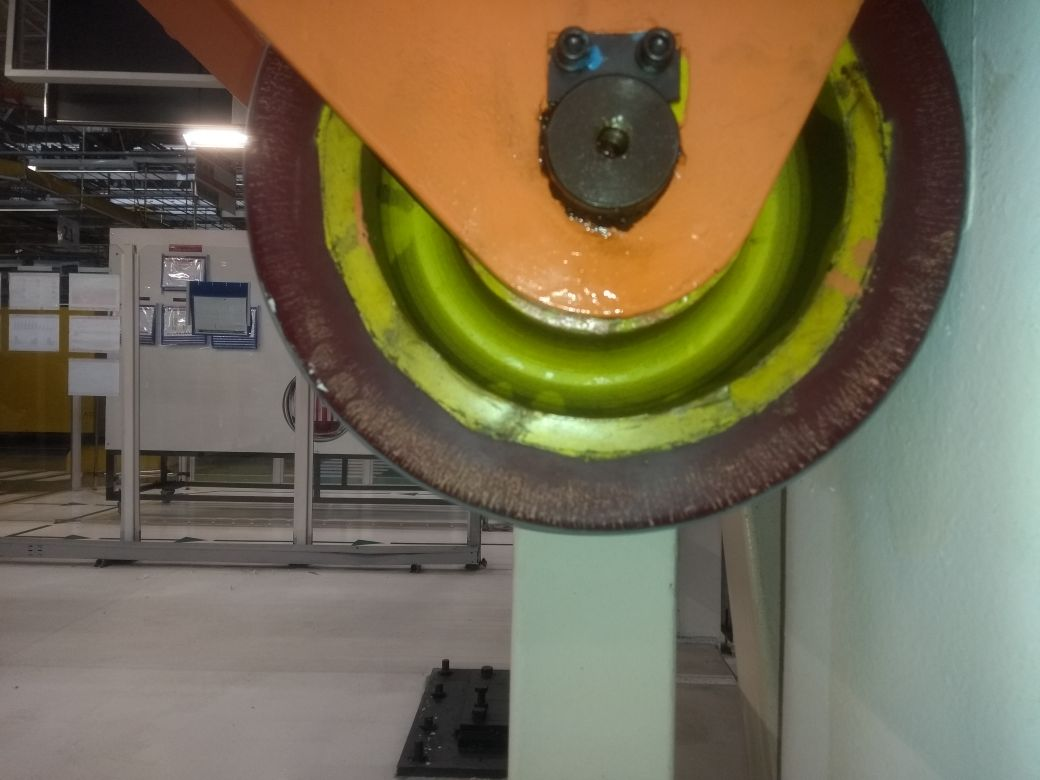
#> input picture img/img5.jpg, 1040 x 780 px
$ python teste_circulos.py
#> lines starting #> are read from the running program, lines starting #| are printed output that depends on the picture; after the words box and inside, x2 and y2 are one past the last pixel; in counts of white or black regions, pixels touching at a corner belong together
import numpy as np
import argparse
import imutils
import cv2

def init_matrix(img):
	d = np.zeros( (img.shape[0] , img.shape[1], 2) )
	for x in range( img.shape[1] ):
		for y in range( img.shape[0] ):
			d[x,y,:] = [x,y]

	return d

ap = argparse.ArgumentParser()
ap.add_argument("-s", "--save", help = "Image to save")
args = vars( ap.parse_args() )

image = cv2.imread('img/img5.jpg')[000:1100,:,:]
#> image is the input picture: shape (780, 1040, 3); mean B, G, R 81.9, 106.1, 114.9

image = imutils.resize(image, width = int(image.shape[1] * 0.8))
#> image: shape (624, 832, 3)
output = image.copy()


image = cv2.cvtColor(image, cv2.COLOR_BGR2GRAY)
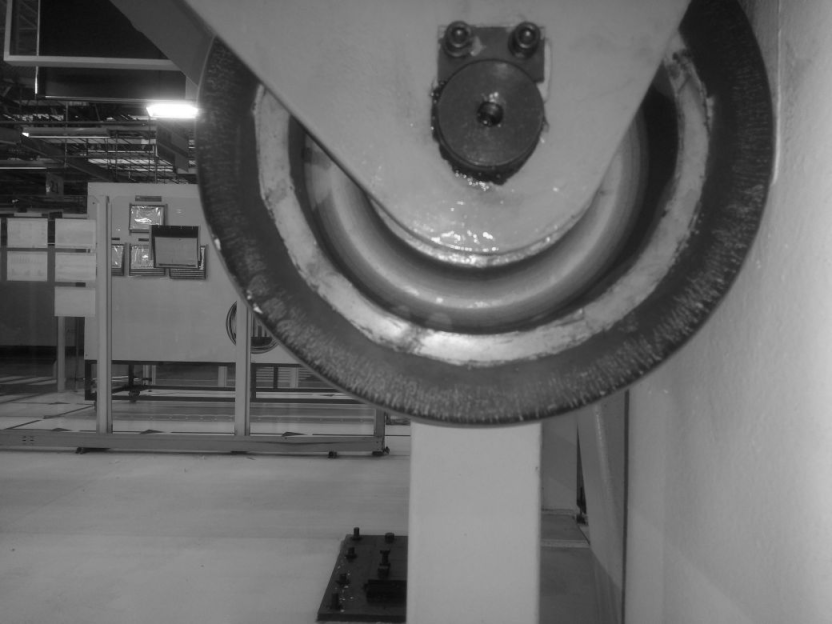
#> image: shape (624, 832); min 8, max 255, mean 106
image = cv2.GaussianBlur(image,(3,3),0)


#image = edged

# detecta o circulo interno da roda
circles = cv2.HoughCircles(image, cv2.HOUGH_GRADIENT, 3 ,700, maxRadius = 250, minRadius = 150)
#> circles = [[484.5, 136.5, 227.4]]

# detecta o circulo externo
circles1 = cv2.HoughCircles(image, cv2.HOUGH_GRADIENT, 3 , 600, maxRadius = 350, minRadius = 250)
#> circles1 = [[481.5, 139.5, 288.7]]
#circles1 = None

# detecta a interface entre a borracha e o ferro
#circles2 = cv2.HoughCircles(image, cv2.HOUGH_GRADIENT, 1.4 , 700, maxRadius = 310, minRadius = 270)
circles2 = None

if circles is not None:
	print(circles[0])
#| [[484.5 136.5 227.4]]

	# convert the (x, y) coordinates and radius of the circles to integers
	circles = np.round(circles[0, :]).astype("int")
#> circles = [[484, 136, 227]]

	# loop over the (x, y) coordinates and radius of the circles
	for (x, y, r) in circles:
		cv2.circle(output, (x, y), r, (0, 255, 0), 4)
		cv2.rectangle(output, (x - 5, y - 5), (x + 5, y + 5), (0, 128, 255), -1)
#> this loop made 1 pass
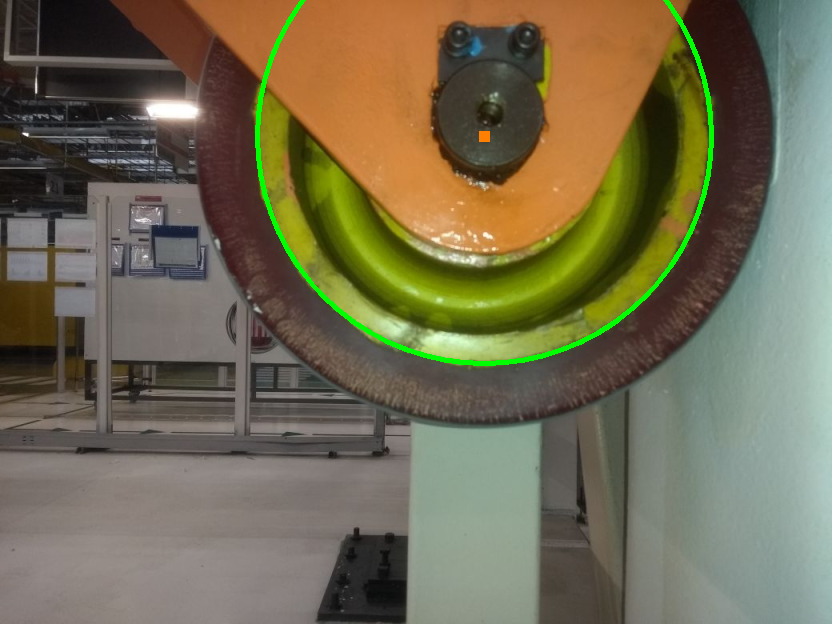
#> output: shape (624, 832, 3); mean B, G, R 81.4, 107.6, 113.8

if circles1 is not None:
	print(circles1[0])
#| [[481.5 139.5 288.7]]

	# convert the (x, y) coordinates and radius of the circles to integers
	circles1 = np.round(circles1[0, :]).astype("int")
#> circles1 = [[482, 140, 289]]

	# loop over the (x, y) coordinates and radius of the circles
	for (x, y, r) in circles1:
		cv2.circle(output, (x, y), r, (0, 255, 0), 4)
		cv2.rectangle(output, (x - 5, y - 5), (x + 5, y + 5), (0, 128, 255), -1)
#> this loop made 1 pass
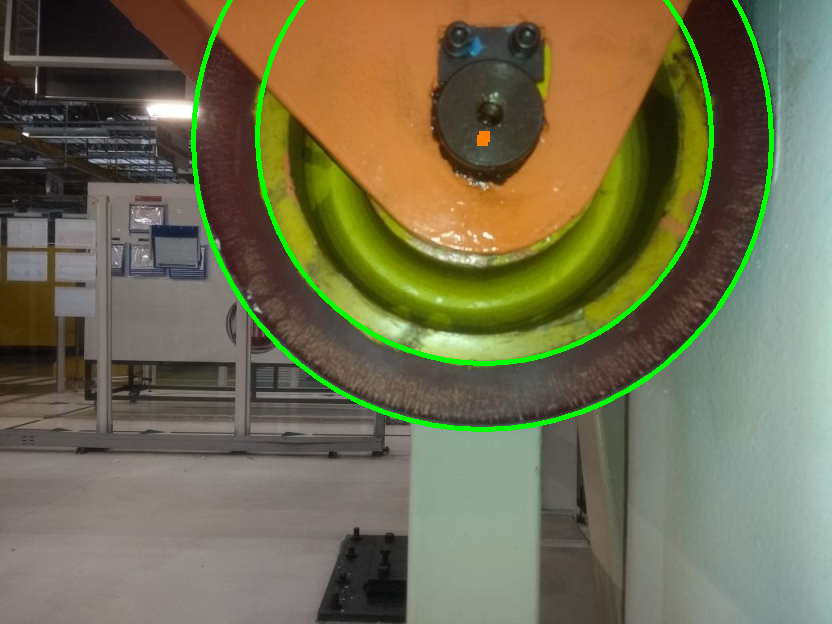
#> output: shape (624, 832, 3); 1.16% of pixels changed, all inside (x1, y1, x2, y2) = (191, 0, 774, 432)

if circles2 is not None:
	print(circles2[0])

	# convert the (x, y) coordinates and radius of the circles to integers
	circles2 = np.round(circles2[0, :]).astype("int")

	# loop over the (x, y) coordinates and radius of the circles
	for (x, y, r) in circles2:
		cv2.circle(output, (x, y), r, (0, 255, 0), 4)
		cv2.rectangle(output, (x - 5, y - 5), (x + 5, y + 5), (0, 128, 255), -1)

cv2.imshow("output",  output )
if args['save'] != None:
	cv2.imwrite(args['save'], np.hstack([image, output]) )
cv2.waitKey(0)


# Isola a borracha na foto
# poderia ser feito uma mascara de tamanho fixo, mas fiz essa baseada no tamanho
# do circulo detectado pois estou fazendo testes em imagens de tamanhos diferentes

externo = circles1[0]
#> externo = [482, 140, 289]
borracha_ferro = circles[0]
#> borracha_ferro = [484, 136, 227]

# [4 lines of commented-out code are left out]


'''
payload='{ \"data\":'+str(time.time() - 10800)+', \"valor\":[{ \"corrente\":'+ str(percentual) +',\"rachaduras\":4}] }', \
soma = 0
rachaduras = image.copy()
for x in range( image.shape[1] ):
	for y in range( image.shape[0] ):

		dist = np.sqrt( (x - externo[0])**2 + (y - externo[1])**2 )
		if not(( dist >= borracha_ferro[2] ) & ( dist <= externo[2] )):
			rachaduras[y,x] = 0
		else:
			soma += 1


print(soma)

cv2.imshow("output",  rachaduras )
cv2.waitKey(0)
'''
#cv2.imwrite('img/borracha1.jpg', rachaduras )

# TO DO: Fazer canny line detection na parte da borracha.
edged = cv2.Canny(output, 30, 40)
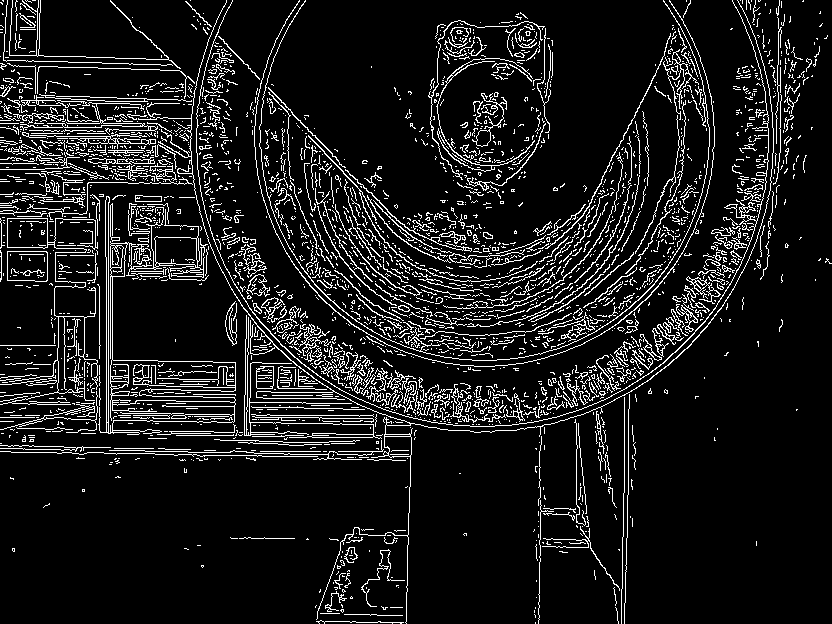
#> edged: shape (624, 832); 10.3% white in thin lines or dots
kernel = cv2.getStructuringElement(cv2.MORPH_CROSS,(3,3))
#> kernel = [[0, 1, 0], [1, 1, 1], [0, 1, 0]]
edged = cv2.morphologyEx(edged, cv2.MORPH_CLOSE, kernel)
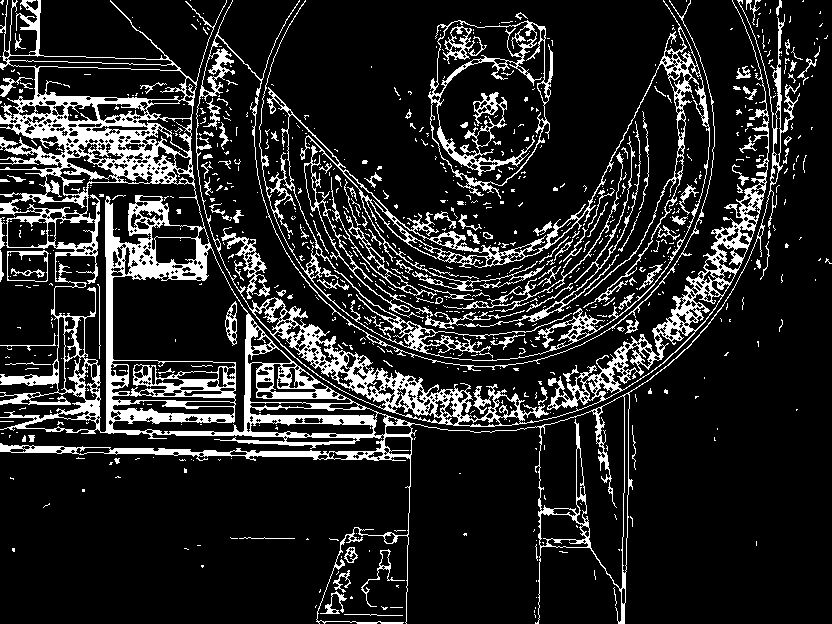
#> edged: shape (624, 832); 15% white; 808 white regions (683 under 20 px), largest, box (x1, y1, x2, y2) and area: (0, 0, 800, 624) 35578, (196, 0, 769, 427) 14058, (259, 0, 710, 361) 9520

cv2.imshow("output",  edged )
cv2.waitKey(0)

$ run again, with img/img1.jpg copied over img/img5.jpg
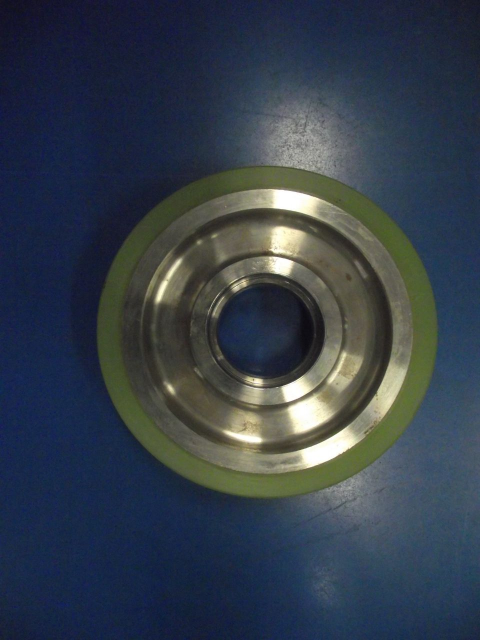
#> input picture img/img1.jpg, 960 x 1280 px (shown at 1/2 size)
#> `circles = cv2.HoughCircles(image, cv2.HOUGH_GRADIENT, 3 ,700, maxRadiu..`: circles = [[424.5, 529.5, 198.6]]
#> `circles1 = cv2.HoughCircles(image, cv2.HOUGH_GRADIENT, 3 , 600, maxRad..`: circles1 = [[421.5, 529.5, 265.6]]
#| [[424.5 529.5 198.6]]
#> `circles = np.round(circles[0, :]).astype("int")`: circles = [[424, 530, 199]]
#> the loop `for (x, y, r) in circles:` made 1 pass
#| [[421.5 529.5 265.6]]
#> `circles1 = np.round(circles1[0, :]).astype("int")`: circles1 = [[422, 530, 266]]
#> the loop `for (x, y, r) in circles1:` made 1 pass
#> after the loop `for (x, y, r) in circles1:`:
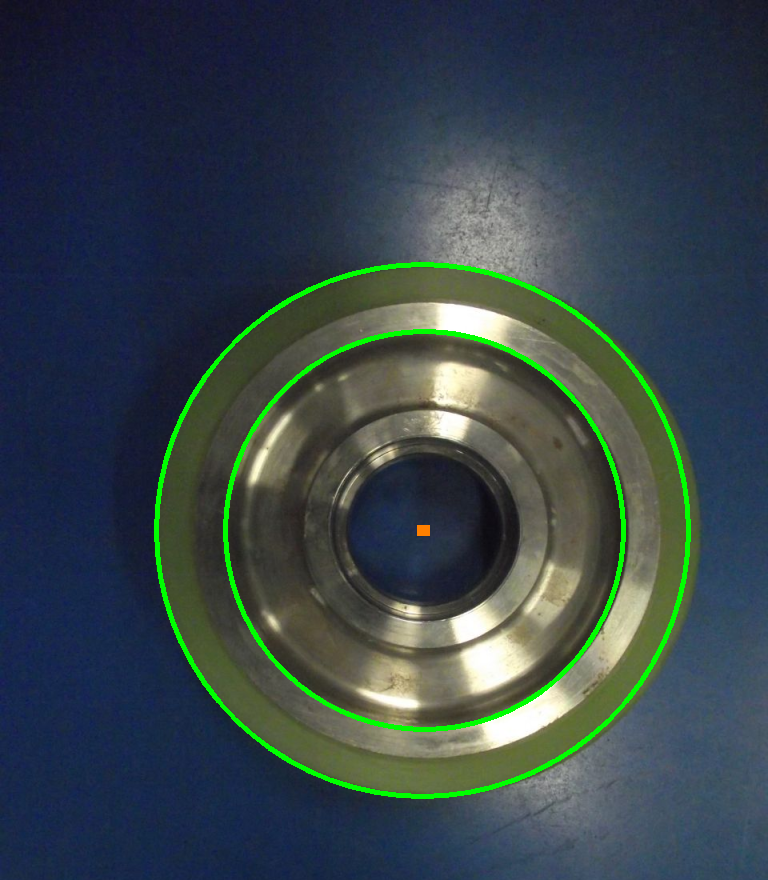
#> output: shape (880, 768, 3); mean B, G, R 73, 68.8, 54.9
#> externo = [422, 530, 266]
#> borracha_ferro = [424, 530, 199]
#> kernel = [[0, 1, 0], [1, 1, 1], [0, 1, 0]]
#> `edged = cv2.morphologyEx(edged, cv2.MORPH_CLOSE, kernel)`:
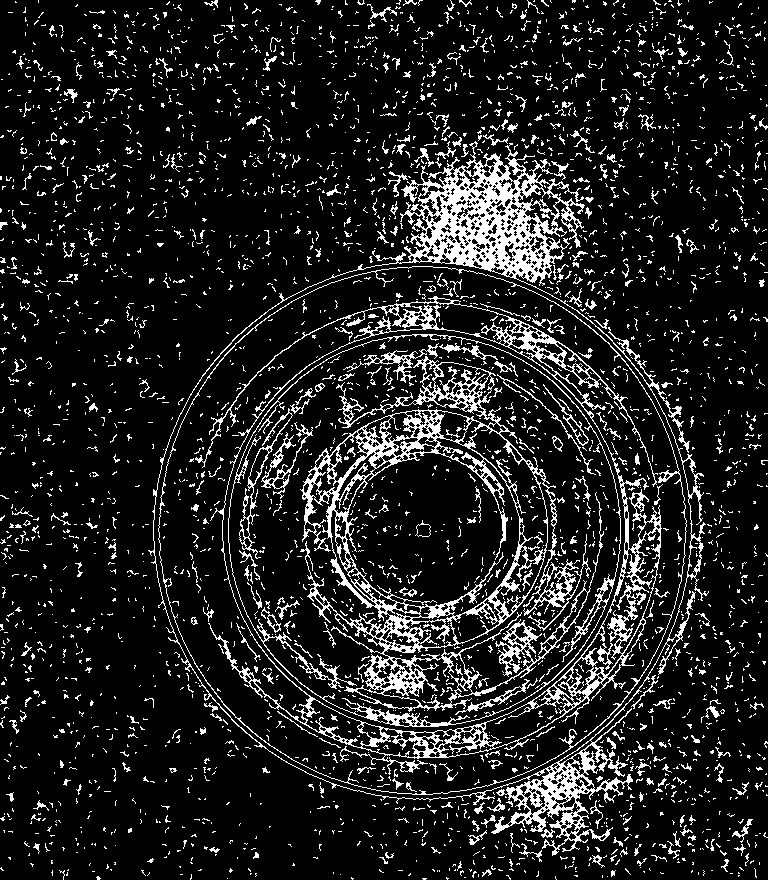
#> edged: shape (880, 768); 12.6% white in thin lines or dots

$ run again, with img/img3.jpg copied over img/img5.jpg
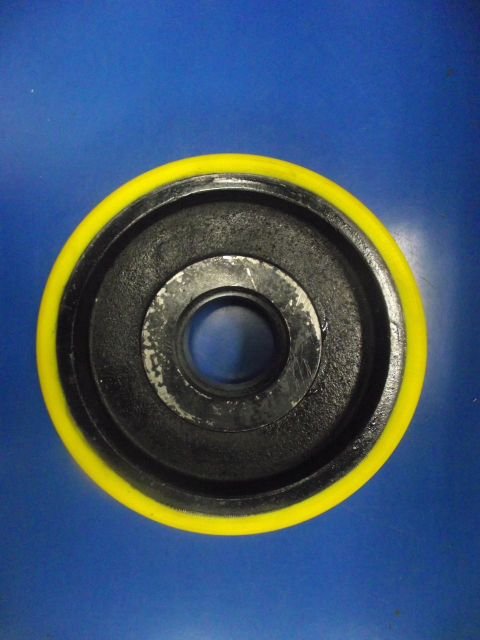
#> input picture img/img3.jpg, 960 x 1280 px (shown at 1/2 size)
#> `circles = cv2.HoughCircles(image, cv2.HOUGH_GRADIENT, 3 ,700, maxRadiu..`: circles = [[388.5, 520.5, 172.2]]
#> `circles1 = cv2.HoughCircles(image, cv2.HOUGH_GRADIENT, 3 , 600, maxRad..`: circles1 = [[361.5, 553.5, 275.2]]
#| [[388.5 520.5 172.2]]
#> `circles = np.round(circles[0, :]).astype("int")`: circles = [[388, 520, 172]]
#> the loop `for (x, y, r) in circles:` made 1 pass
#| [[361.5 553.5 275.2]]
#> `circles1 = np.round(circles1[0, :]).astype("int")`: circles1 = [[362, 554, 275]]
#> the loop `for (x, y, r) in circles1:` made 1 pass
#> after the loop `for (x, y, r) in circles1:`:
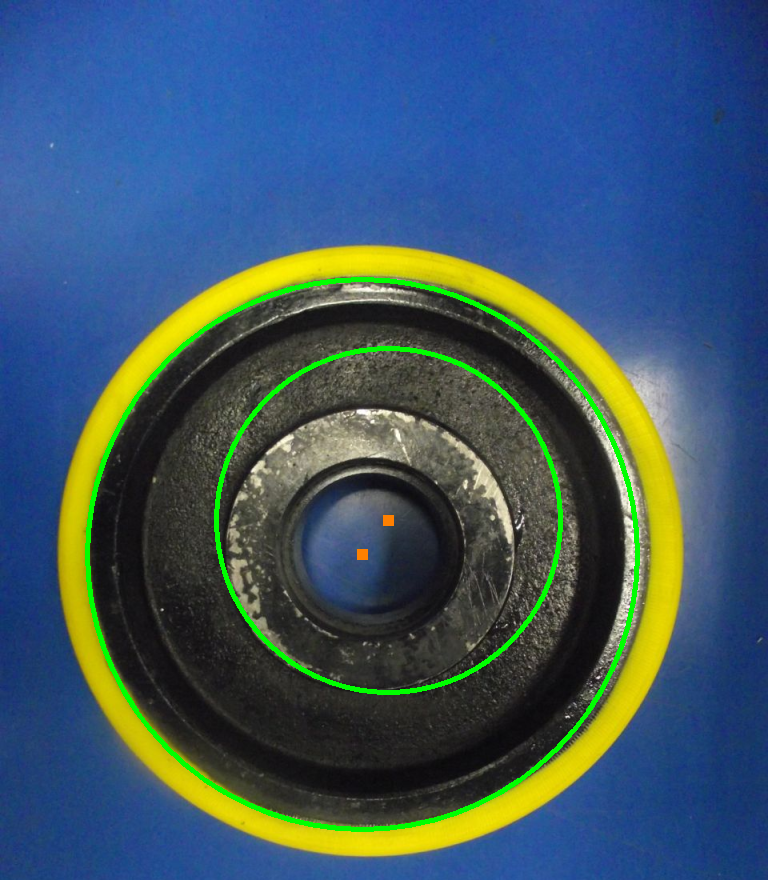
#> output: shape (880, 768, 3); mean B, G, R 101.9, 87.2, 61.2
#> externo = [362, 554, 275]
#> borracha_ferro = [388, 520, 172]
#> kernel = [[0, 1, 0], [1, 1, 1], [0, 1, 0]]
#> `edged = cv2.morphologyEx(edged, cv2.MORPH_CLOSE, kernel)`:
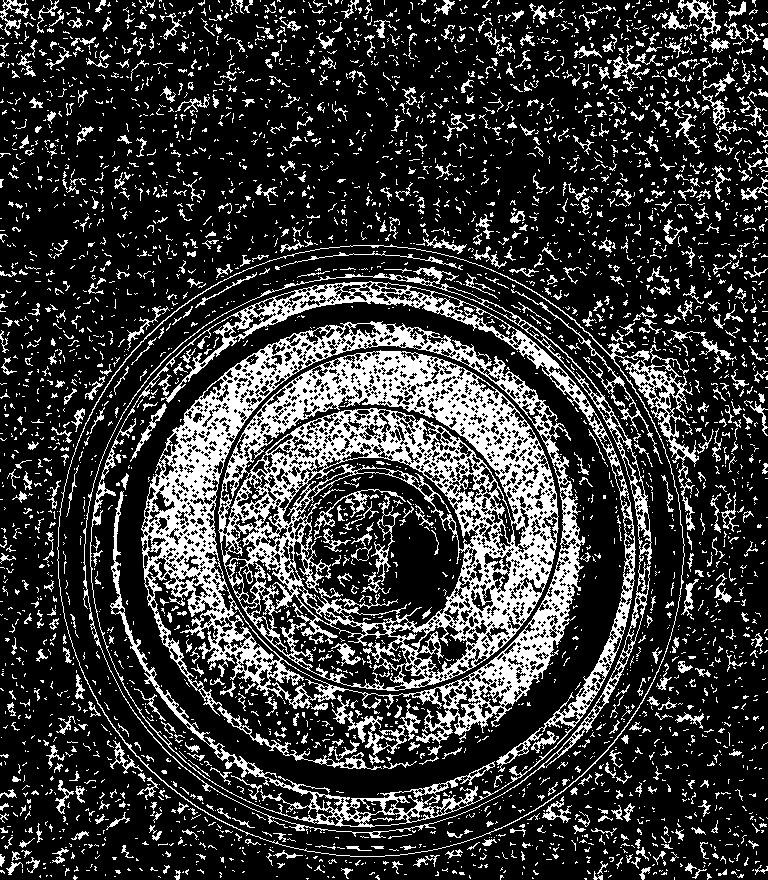
#> edged: shape (880, 768); 22.1% white; 3563 white regions (2835 under 20 px), largest, box (x1, y1, x2, y2) and area: (218, 350, 559, 691) 40017, (141, 321, 585, 770) 28703, (90, 281, 636, 828) 14528
